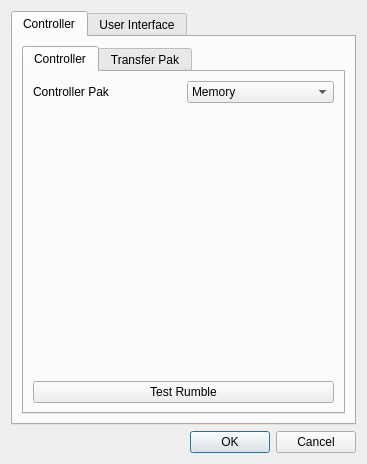
<?xml version="1.0" encoding="UTF-8"?>
<ui version="4.0">
 <class>OptionsDialog</class>
 <widget class="QDialog" name="OptionsDialog">
  <property name="geometry">
   <rect>
    <x>0</x>
    <y>0</y>
    <width>367</width>
    <height>464</height>
   </rect>
  </property>
  <property name="windowTitle">
   <string>Options</string>
  </property>
  <layout class="QVBoxLayout" name="verticalLayout">
   <item>
    <widget class="QTabWidget" name="tabWidget">
     <property name="currentIndex">
      <number>0</number>
     </property>
     <widget class="QWidget" name="tab">
      <attribute name="title">
       <string>Controller</string>
      </attribute>
      <layout class="QVBoxLayout" name="verticalLayout_2">
       <item>
        <widget class="QTabWidget" name="tabWidget_2">
         <property name="currentIndex">
          <number>0</number>
         </property>
         <widget class="QWidget" name="tab_2">
          <attribute name="title">
           <string>Controller</string>
          </attribute>
          <layout class="QVBoxLayout" name="verticalLayout_4">
           <item>
            <layout class="QHBoxLayout" name="horizontalLayout">
             <item>
              <widget class="QLabel" name="label">
               <property name="text">
                <string>Controller Pak</string>
               </property>
              </widget>
             </item>
             <item>
              <widget class="QComboBox" name="controllerPakComboBox">
               <item>
                <property name="text">
                 <string>Memory</string>
                </property>
               </item>
               <item>
                <property name="text">
                 <string>Rumble</string>
                </property>
               </item>
               <item>
                <property name="text">
                 <string>Transfer</string>
                </property>
               </item>
               <item>
                <property name="text">
                 <string>None</string>
                </property>
               </item>
              </widget>
             </item>
            </layout>
           </item>
           <item>
            <spacer name="verticalSpacer">
             <property name="orientation">
              <enum>Qt::Orientation::Vertical</enum>
             </property>
             <property name="sizeHint" stdset="0">
              <size>
               <width>20</width>
               <height>212</height>
              </size>
             </property>
            </spacer>
           </item>
           <item>
            <widget class="QPushButton" name="testRumbleButton">
             <property name="text">
              <string>Test Rumble</string>
             </property>
            </widget>
           </item>
          </layout>
         </widget>
         <widget class="QWidget" name="tab_3">
          <attribute name="title">
           <string>Transfer Pak</string>
          </attribute>
          <layout class="QVBoxLayout" name="verticalLayout_5">
           <item>
            <widget class="QGroupBox" name="groupBox">
             <property name="title">
              <string>Gameboy ROM</string>
             </property>
             <layout class="QHBoxLayout" name="horizontalLayout_2">
              <item>
               <widget class="QLineEdit" name="gameboyRomLineEdit">
                <property name="readOnly">
                 <bool>true</bool>
                </property>
               </widget>
              </item>
              <item>
               <widget class="QPushButton" name="changeGameboyRomButton">
                <property name="text">
                 <string>Change</string>
                </property>
               </widget>
              </item>
             </layout>
            </widget>
           </item>
           <item>
            <widget class="QGroupBox" name="groupBox_2">
             <property name="title">
              <string>Gameboy SAVE</string>
             </property>
             <layout class="QHBoxLayout" name="horizontalLayout_3">
              <item>
               <widget class="QLineEdit" name="gameboySaveLineEdit">
                <property name="readOnly">
                 <bool>true</bool>
                </property>
               </widget>
              </item>
              <item>
               <widget class="QPushButton" name="changeGameboySaveButton">
                <property name="text">
                 <string>Change</string>
                </property>
               </widget>
              </item>
             </layout>
            </widget>
           </item>
           <item>
            <spacer name="verticalSpacer_3">
             <property name="orientation">
              <enum>Qt::Orientation::Vertical</enum>
             </property>
             <property name="sizeHint" stdset="0">
              <size>
               <width>20</width>
               <height>40</height>
              </size>
             </property>
            </spacer>
           </item>
           <item>
            <layout class="QHBoxLayout" name="emulationInfoLayout_1">
             <item>
              <widget class="QLabel" name="infoIconLabel_0">
               <property name="sizePolicy">
                <sizepolicy hsizetype="Minimum" vsizetype="Preferred">
                 <horstretch>0</horstretch>
                 <verstretch>0</verstretch>
                </sizepolicy>
               </property>
               <property name="text">
                <string/>
               </property>
               <property name="pixmap">
                <pixmap>:/Resource/Info.ico</pixmap>
               </property>
               <property name="scaledContents">
                <bool>false</bool>
               </property>
              </widget>
             </item>
             <item>
              <widget class="QLabel" name="label_3">
               <property name="sizePolicy">
                <sizepolicy hsizetype="Expanding" vsizetype="Preferred">
                 <horstretch>0</horstretch>
                 <verstretch>0</verstretch>
                </sizepolicy>
               </property>
               <property name="text">
                <string>Changes will be applied on next emulation run</string>
               </property>
              </widget>
             </item>
            </layout>
           </item>
          </layout>
         </widget>
        </widget>
       </item>
      </layout>
     </widget>
     <widget class="QWidget" name="userInterfaceTab">
      <attribute name="title">
       <string>User Interface</string>
      </attribute>
      <layout class="QVBoxLayout" name="verticalLayout_3">
       <item>
        <widget class="QCheckBox" name="removeDuplicateMappingsCheckbox">
         <property name="text">
          <string>Remove Duplicate Mappings</string>
         </property>
        </widget>
       </item>
       <item>
        <widget class="QCheckBox" name="filterEventsForButtonsCheckBox">
         <property name="text">
          <string>Filter Events Based On Joystick Type For Buttons</string>
         </property>
        </widget>
       </item>
       <item>
        <widget class="QCheckBox" name="filterEventsForAxisCheckBox">
         <property name="text">
          <string>Filter Events Based On Joystick Type For Axis</string>
         </property>
        </widget>
       </item>
       <item>
        <spacer name="verticalSpacer_2">
         <property name="orientation">
          <enum>Qt::Orientation::Vertical</enum>
         </property>
         <property name="sizeHint" stdset="0">
          <size>
           <width>20</width>
           <height>40</height>
          </size>
         </property>
        </spacer>
       </item>
      </layout>
     </widget>
    </widget>
   </item>
   <item>
    <widget class="QDialogButtonBox" name="buttonBox">
     <property name="orientation">
      <enum>Qt::Orientation::Horizontal</enum>
     </property>
     <property name="standardButtons">
      <set>QDialogButtonBox::StandardButton::Cancel|QDialogButtonBox::StandardButton::Ok</set>
     </property>
    </widget>
   </item>
  </layout>
 </widget>
 <resources>
  <include location="UIResources.qrc"/>
 </resources>
 <connections>
  <connection>
   <sender>buttonBox</sender>
   <signal>accepted()</signal>
   <receiver>OptionsDialog</receiver>
   <slot>accept()</slot>
   <hints>
    <hint type="sourcelabel">
     <x>248</x>
     <y>254</y>
    </hint>
    <hint type="destinationlabel">
     <x>157</x>
     <y>274</y>
    </hint>
   </hints>
  </connection>
  <connection>
   <sender>buttonBox</sender>
   <signal>rejected()</signal>
   <receiver>OptionsDialog</receiver>
   <slot>reject()</slot>
   <hints>
    <hint type="sourcelabel">
     <x>316</x>
     <y>260</y>
    </hint>
    <hint type="destinationlabel">
     <x>286</x>
     <y>274</y>
    </hint>
   </hints>
  </connection>
 </connections>
</ui>
